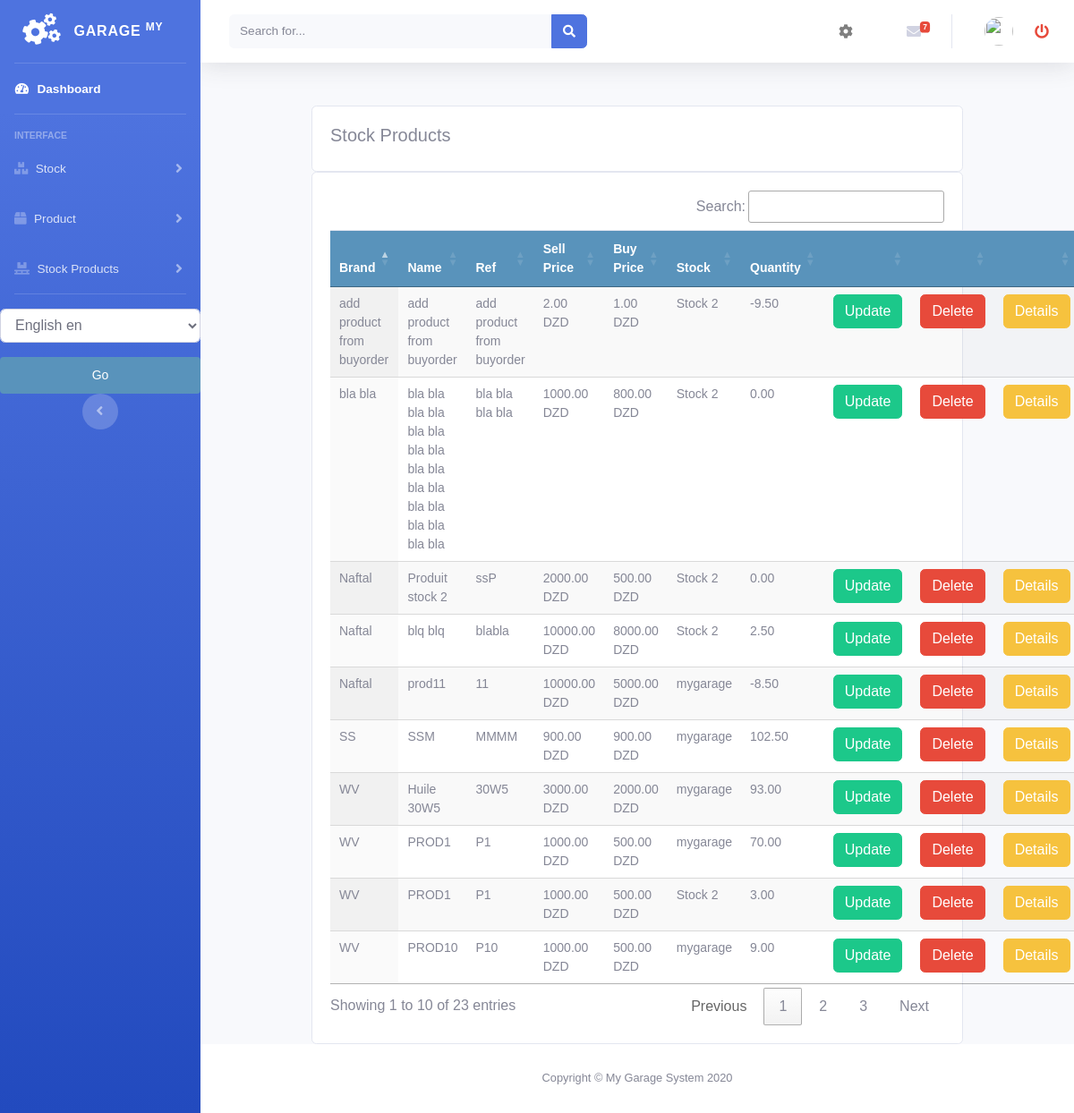
The app's page /stock/all_stockproduct_list with its own data.
### stock/models.py (models this page shows)
class StockProduct(models.Model):
    product = models.ForeignKey(Product, null=True, on_delete=models.CASCADE)
    quantity = models.DecimalField(max_digits=10, decimal_places=2, default=0)
    stock = models.ForeignKey(Stock, null=True, on_delete=models.CASCADE)
    class Meta:
        ordering = ('product',)
        verbose_name = 'stockproduct'
        verbose_name_plural = 'stockproducts'
    def __str__(self):
        return self.product.name

class Stock(models.Model):
    name = models.CharField(max_length=250, null=True)
    class Meta:
        ordering = ('name',)
        verbose_name = 'stock'
        verbose_name_plural = 'stocks'
    def __str__(self):
        return self.name

### product/models.py (models this page shows)
class Product(models.Model):
    brand = models.CharField(max_length=250, null=True)
    name = models.CharField(max_length=250, null=True)
    ref = models.CharField(max_length=250, null=True)
    desc = models.CharField(max_length=250, null=True, blank=True)
    image = models.ImageField(upload_to='products/%Y/%m/%d', blank=True, )
    buyprice = models.DecimalField(max_digits=10, null=True, decimal_places=2, default=0)
    sellprice = models.DecimalField(max_digits=10, null=True, decimal_places=2, default=0)
    alert_quantity = models.PositiveIntegerField(default=1, blank=True, null=True)
    stock = models.ForeignKey('stock.Stock', blank=False, null=False, on_delete=models.CASCADE, default=1)
    class Meta:
        ordering = ('name',)
        verbose_name = 'product'
        verbose_name_plural = 'products'
    def __str__(self):
        return self.name

### stock/views.py (the view)
# urls.py: path('all_stockproduct_list', views.all_stockproduct_list, name='all_stockproduct_list'),
def all_stockproduct_list(request):
    stockproducts = StockProduct.objects.only("product", "quantity", "stock")
    categories = Category.objects.all()
    print("======>", stockproducts[1].product)
    context = {
        'categories': categories,
        'stockproducts': stockproducts,
    }
    return render(request, 'stockproduct/all_list_stockproduct.html', context)

### accounts/templatetags/erpextra.py (called while the page is built)
@register.filter(name='has_group')
def has_group(user, group_name):
    group = Group.objects.get(name=group_name)
    return True if group in user.groups.all() else False

### stock/templates/stockproduct/all_list_stockproduct.html (shortened to what this page needs)
{% extends 'home.html' %}
{% load static %}
{% load i18n %}
{% block content %}
<br>
<div class="container">
    <div class="row">
    <div class="col-md">
        <div class="card card-body">
            <h5>{% trans "Stock Products" %}</h5>
        </div>
        <div class="card card-body">
            <table id="table_id" class=" table display text-center">
              <thead>
              <tr>
                    <th>{% trans "Brand" %}</th>
                    <th>{% trans "Name" %}</th>
                    <th>{% trans "Ref" %}</th>
                    <th>{% trans "Sell Price" %}</th>
                    <th>{% trans "Buy Price" %}</th>
                    <th>{% trans "Stock" %}</th>
                    <th>{% trans "Quantity" %}</th>
                    <th></th>
                    <th></th>
                    <th></th>
                </tr>
              </thead>
                <tbody>
                {% for prod in stockproducts %}
                <tr>
                    <td>
                       {{prod.product.brand}}
                   </td>
                    <td>
                       {{prod}}
                   </td>
                    <td>
                       {{prod.product.ref}}
                   </td>
                    <td>
                       {{prod.product.sellprice}} DZD
                   </td>
                    <td>
                       {{prod.product.buyprice}} DZD
                   </td>
                    <td>
                       {{prod.stock}}
                   </td>
                    <td>
                       {{prod.quantity}}
                   </td>
                    <td>
                        <a class="btn btn-success " href="{% url 'stock:update_stockproduct' prod.id %}">{% trans "Update" %}</a>
                    </td>
                    <td>
                        <a class="btn btn-danger " href="{% url 'stock:delete_stockproduct' prod.id %}">{% trans "Delete" %}</a>
                    </td>
                    <td>
                        <a class="btn btn-warning " href="{% url 'stock:stock_product_details' prod.id %}">{% trans "Details" %}</a>
                    </td>
                </tr>
                {% endfor %}
                </tbody>
            </table>
        </div>
    </div>
</div>
</div>
{% endblock %}
{% block jsscript %}
<link rel="stylesheet" href="https://ajax.googleapis.com/ajax/libs/jqueryui/1.12.1/themes/smoothness/jquery-ui.css">
<link rel="stylesheet" href="https://cdnjs.cloudflare.com/ajax/libs/chosen/1.8.7/chosen.min.css"/>
<link rel="stylesheet" type="text/css" href="https://cdn.datatables.net/1.10.22/css/jquery.dataTables.css">
<link rel="stylesheet" type="text/css" href="https://cdn.datatables.net/buttons/1.6.5/css/buttons.dataTables.min.css">
{% endblock %}

### static/css/main.css (style rules this page uses)
body { margin:0; padding:0; font-family:helvetica, sans-serif; }
h1, h2, h3, h4, h5 , h6 { font-family: 'Ubuntu', sans-serif; font-weight:normal; }
a { text-decoration:none; color:#5993bb; }
table { width:100%; border-spacing:0; border-collapse: collapse; }
table th, table td { text-align:left; font-size:14px; padding:10px; margin:0; }
tbody tr:nth-child(odd) { background:#efefef; }
thead th, tbody tr.total { background:#5993bb; color:#fff; font-weight:bold; }

### records on screen
StockProduct: product.brand "WV", product.name "Huile 30W5", product.ref "30W5", product.sellprice "3000.00", product.buyprice "2000.00", stock "mygarage", quantity "93.00"
StockProduct: product.brand "WV", product.name "PROD1", product.ref "P1", product.sellprice "1000.00", product.buyprice "500.00", stock "mygarage", quantity "70.00"
StockProduct: product.brand "WV", product.name "PROD1", product.ref "P1", product.sellprice "1000.00", product.buyprice "500.00", stock "Stock 2", quantity "3.00"
StockProduct: product.brand "WV", product.name "PROD10", product.ref "P10", product.sellprice "1000.00", product.buyprice "500.00", stock "mygarage", quantity "9.00"
StockProduct: product.brand "Naftal", product.name "Produit stock 2", product.ref "ssP", product.sellprice "2000.00", product.buyprice "500.00", stock "Stock 2", quantity "0.00"
StockProduct: product.brand "SS", product.name "SSM", product.ref "MMMM", product.sellprice "900.00", product.buyprice "900.00", stock "mygarage", quantity "102.50"
StockProduct: product.brand "add product from buyorder", product.name "add product from buyorder", product.ref "add product from buyorder", product.sellprice "2.00", product.buyprice "1.00", stock "Stock 2", quantity "-9.50"
StockProduct: product.brand "bla bla", product.name "bla bla bla bla bla bla bla bla bla bla bla bla bla bla bla bla bla bla", product.ref "bla bla bla bla", product.sellprice "1000.00", product.buyprice "800.00", stock "Stock 2", quantity "0.00"
StockProduct: product.brand "Naftal", product.name "blq blq", product.ref "blabla", product.sellprice "10000.00", product.buyprice "8000.00", stock "Stock 2", quantity "2.50"
StockProduct: product.brand "Naftal", product.name "prod11", product.ref "11", product.sellprice "10000.00", product.buyprice "5000.00", stock "mygarage", quantity "-8.50"
